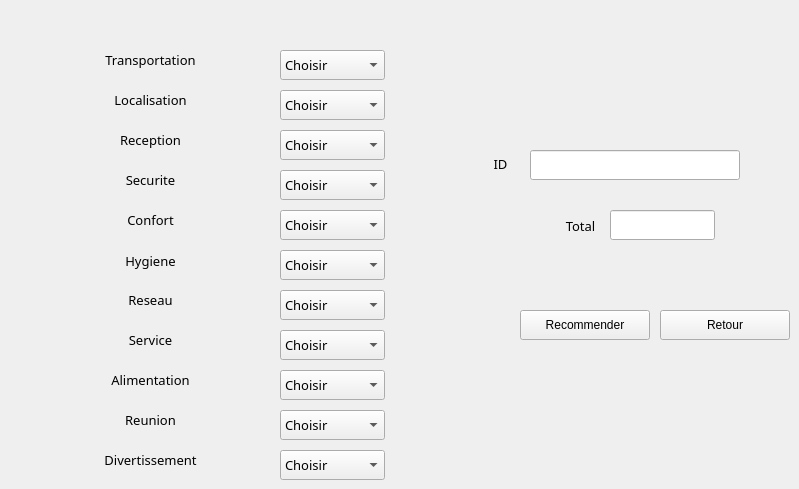
    <widget class="QWidget" name="Recommendation">
     <attribute name="icon">
      <iconset resource="Resources.qrc">
       <normaloff>:/boutons/Bottons/Recommendation.png</normaloff>:/boutons/Bottons/Recommendation.png</iconset>
     </attribute>
     <attribute name="title">
      <string>Recommendation</string>
     </attribute>
     <widget class="QLabel" name="labeladdid_2">
      <property name="geometry">
       <rect>
        <x>80</x>
        <y>50</y>
        <width>141</width>
        <height>20</height>
       </rect>
      </property>
      <property name="font">
       <font>
        <family>Franklin Gothic Demi Cond</family>
        <pointsize>10</pointsize>
        <weight>50</weight>
        <italic>false</italic>
        <bold>false</bold>
       </font>
      </property>
      <property name="text">
       <string>Transportation</string>
      </property>
      <property name="alignment">
       <set>Qt::AlignCenter</set>
      </property>
     </widget>
     <widget class="QLabel" name="labeladdid_3">
      <property name="geometry">
       <rect>
        <x>80</x>
        <y>90</y>
        <width>141</width>
        <height>20</height>
       </rect>
      </property>
      <property name="font">
       <font>
        <family>Franklin Gothic Demi Cond</family>
        <pointsize>10</pointsize>
        <weight>50</weight>
        <italic>false</italic>
        <bold>false</bold>
       </font>
      </property>
      <property name="text">
       <string>Localisation</string>
      </property>
      <property name="alignment">
       <set>Qt::AlignCenter</set>
      </property>
     </widget>
     <widget class="QLabel" name="labeladdid_4">
      <property name="geometry">
       <rect>
        <x>80</x>
        <y>130</y>
        <width>141</width>
        <height>20</height>
       </rect>
      </property>
      <property name="font">
       <font>
        <family>Franklin Gothic Demi Cond</family>
        <pointsize>10</pointsize>
        <weight>50</weight>
        <italic>false</italic>
        <bold>false</bold>
       </font>
      </property>
      <property name="text">
       <string>Reception</string>
      </property>
      <property name="alignment">
       <set>Qt::AlignCenter</set>
      </property>
     </widget>
     <widget class="QLabel" name="labeladdid_5">
      <property name="geometry">
       <rect>
        <x>80</x>
        <y>170</y>
        <width>141</width>
        <height>20</height>
       </rect>
      </property>
      <property name="font">
       <font>
        <family>Franklin Gothic Demi Cond</family>
        <pointsize>10</pointsize>
        <weight>50</weight>
        <italic>false</italic>
        <bold>false</bold>
       </font>
      </property>
      <property name="text">
       <string>Securite</string>
      </property>
      <property name="alignment">
       <set>Qt::AlignCenter</set>
      </property>
     </widget>
     <widget class="QLabel" name="labeladdid_6">
      <property name="geometry">
       <rect>
        <x>80</x>
        <y>210</y>
        <width>141</width>
        <height>20</height>
       </rect>
      </property>
      <property name="font">
       <font>
        <family>Franklin Gothic Demi Cond</family>
        <pointsize>10</pointsize>
        <weight>50</weight>
        <italic>false</italic>
        <bold>false</bold>
       </font>
      </property>
      <property name="text">
       <string>Confort</string>
      </property>
      <property name="alignment">
       <set>Qt::AlignCenter</set>
      </property>
     </widget>
     <widget class="QLabel" name="labeladdid_7">
      <property name="geometry">
       <rect>
        <x>80</x>
        <y>250</y>
        <width>141</width>
        <height>21</height>
       </rect>
      </property>
      <property name="font">
       <font>
        <family>Franklin Gothic Demi Cond</family>
        <pointsize>10</pointsize>
        <weight>50</weight>
        <italic>false</italic>
        <bold>false</bold>
       </font>
      </property>
      <property name="text">
       <string>Hygiene</string>
      </property>
      <property name="alignment">
       <set>Qt::AlignCenter</set>
      </property>
     </widget>
     <widget class="QLabel" name="labeladdid_8">
      <property name="geometry">
       <rect>
        <x>80</x>
        <y>290</y>
        <width>141</width>
        <height>20</height>
       </rect>
      </property>
      <property name="font">
       <font>
        <family>Franklin Gothic Demi Cond</family>
        <pointsize>10</pointsize>
        <weight>50</weight>
        <italic>false</italic>
        <bold>false</bold>
       </font>
      </property>
      <property name="text">
       <string>Reseau</string>
      </property>
      <property name="alignment">
       <set>Qt::AlignCenter</set>
      </property>
     </widget>
     <widget class="QLabel" name="labeladdid_10">
      <property name="geometry">
       <rect>
        <x>80</x>
        <y>450</y>
        <width>141</width>
        <height>20</height>
       </rect>
      </property>
      <property name="font">
       <font>
        <family>Franklin Gothic Demi Cond</family>
        <pointsize>10</pointsize>
        <weight>50</weight>
        <italic>false</italic>
        <bold>false</bold>
       </font>
      </property>
      <property name="text">
       <string>Divertissement</string>
      </property>
      <property name="alignment">
       <set>Qt::AlignCenter</set>
      </property>
     </widget>
     <widget class="QLabel" name="labeladdid_11">
      <property name="geometry">
       <rect>
        <x>80</x>
        <y>410</y>
        <width>141</width>
        <height>20</height>
       </rect>
      </property>
      <property name="font">
       <font>
        <family>Franklin Gothic Demi Cond</family>
        <pointsize>10</pointsize>
        <weight>50</weight>
        <italic>false</italic>
        <bold>false</bold>
       </font>
      </property>
      <property name="text">
       <string>Reunion</string>
      </property>
      <property name="alignment">
       <set>Qt::AlignCenter</set>
      </property>
     </widget>
     <widget class="QLabel" name="labeladdid_12">
      <property name="geometry">
       <rect>
        <x>80</x>
        <y>330</y>
        <width>141</width>
        <height>20</height>
       </rect>
      </property>
      <property name="font">
       <font>
        <family>Franklin Gothic Demi Cond</family>
        <pointsize>10</pointsize>
        <weight>50</weight>
        <italic>false</italic>
        <bold>false</bold>
       </font>
      </property>
      <property name="text">
       <string>Service</string>
      </property>
      <property name="alignment">
       <set>Qt::AlignCenter</set>
      </property>
     </widget>
     <widget class="QLabel" name="labeladdid_13">
      <property name="geometry">
       <rect>
        <x>80</x>
        <y>370</y>
        <width>141</width>
        <height>20</height>
       </rect>
      </property>
      <property name="font">
       <font>
        <family>Franklin Gothic Demi Cond</family>
        <pointsize>10</pointsize>
        <weight>50</weight>
        <italic>false</italic>
        <bold>false</bold>
       </font>
      </property>
      <property name="text">
       <string>Alimentation</string>
      </property>
      <property name="alignment">
       <set>Qt::AlignCenter</set>
      </property>
     </widget>
     <widget class="QComboBox" name="linecomboBox_31">
      <property name="geometry">
       <rect>
        <x>280</x>
        <y>50</y>
        <width>105</width>
        <height>30</height>
       </rect>
      </property>
      <property name="font">
       <font>
        <family>Franklin Gothic Demi Cond</family>
        <pointsize>10</pointsize>
        <weight>50</weight>
        <italic>false</italic>
        <bold>false</bold>
       </font>
      </property>
      <item>
       <property name="text">
        <string>Choisir</string>
       </property>
      </item>
      <item>
       <property name="text">
        <string>1 Etoile</string>
       </property>
      </item>
      <item>
       <property name="text">
        <string>2 Etoiles</string>
       </property>
      </item>
      <item>
       <property name="text">
        <string>3 Etoiles</string>
       </property>
      </item>
      <item>
       <property name="text">
        <string>4 Etoiles</string>
       </property>
      </item>
      <item>
       <property name="text">
        <string>5 Etoiles</string>
       </property>
      </item>
     </widget>
     <widget class="QComboBox" name="linecomboBox_32">
      <property name="geometry">
       <rect>
        <x>280</x>
        <y>90</y>
        <width>105</width>
        <height>30</height>
       </rect>
      </property>
      <property name="font">
       <font>
        <family>Franklin Gothic Demi Cond</family>
        <pointsize>10</pointsize>
        <weight>50</weight>
        <italic>false</italic>
        <bold>false</bold>
       </font>
      </property>
      <item>
       <property name="text">
        <string>Choisir</string>
       </property>
      </item>
      <item>
       <property name="text">
        <string>1 Etoile</string>
       </property>
      </item>
      <item>
       <property name="text">
        <string>2 Etoiles</string>
       </property>
      </item>
      <item>
       <property name="text">
        <string>3 Etoiles</string>
       </property>
      </item>
      <item>
       <property name="text">
        <string>4 Etoiles</string>
       </property>
      </item>
      <item>
       <property name="text">
        <string>5 Etoiles</string>
       </property>
      </item>
     </widget>
     <widget class="QComboBox" name="linecomboBox_34">
      <property name="geometry">
       <rect>
        <x>280</x>
        <y>170</y>
        <width>105</width>
        <height>30</height>
       </rect>
      </property>
      <property name="font">
       <font>
        <family>Franklin Gothic Demi Cond</family>
        <pointsize>10</pointsize>
        <weight>50</weight>
        <italic>false</italic>
        <bold>false</bold>
       </font>
      </property>
      <item>
       <property name="text">
        <string>Choisir</string>
       </property>
      </item>
      <item>
       <property name="text">
        <string>1 Etoile</string>
       </property>
      </item>
      <item>
       <property name="text">
        <string>2 Etoiles</string>
       </property>
      </item>
      <item>
       <property name="text">
        <string>3 Etoiles</string>
       </property>
      </item>
      <item>
       <property name="text">
        <string>4 Etoiles</string>
       </property>
      </item>
      <item>
       <property name="text">
        <string>5 Etoiles</string>
       </property>
      </item>
     </widget>
     <widget class="QComboBox" name="linecomboBox_33">
      <property name="geometry">
       <rect>
        <x>280</x>
        <y>130</y>
        <width>105</width>
        <height>30</height>
       </rect>
      </property>
      <property name="font">
       <font>
        <family>Franklin Gothic Demi Cond</family>
        <pointsize>10</pointsize>
        <weight>50</weight>
        <italic>false</italic>
        <bold>false</bold>
       </font>
      </property>
      <item>
       <property name="text">
        <string>Choisir</string>
       </property>
      </item>
      <item>
       <property name="text">
        <string>1 Etoile</string>
       </property>
      </item>
      <item>
       <property name="text">
        <string>2 Etoiles</string>
       </property>
      </item>
      <item>
       <property name="text">
        <string>3 Etoiles</string>
       </property>
      </item>
      <item>
       <property name="text">
        <string>4 Etoiles</string>
       </property>
      </item>
      <item>
       <property name="text">
        <string>5 Etoiles</string>
       </property>
      </item>
     </widget>
     <widget class="QComboBox" name="linecomboBox_311">
      <property name="geometry">
       <rect>
        <x>280</x>
        <y>450</y>
        <width>105</width>
        <height>30</height>
       </rect>
      </property>
      <property name="font">
       <font>
        <family>Franklin Gothic Demi Cond</family>
        <pointsize>10</pointsize>
        <weight>50</weight>
        <italic>false</italic>
        <bold>false</bold>
       </font>
      </property>
      <item>
       <property name="text">
        <string>Choisir</string>
       </property>
      </item>
      <item>
       <property name="text">
        <string>1 Etoile</string>
       </property>
      </item>
      <item>
       <property name="text">
        <string>2 Etoiles</string>
       </property>
      </item>
      <item>
       <property name="text">
        <string>3 Etoiles</string>
       </property>
      </item>
      <item>
       <property name="text">
        <string>4 Etoiles</string>
       </property>
      </item>
      <item>
       <property name="text">
        <string>5 Etoiles</string>
       </property>
      </item>
     </widget>
     <widget class="QComboBox" name="linecomboBox_310">
      <property name="geometry">
       <rect>
        <x>280</x>
        <y>410</y>
        <width>105</width>
        <height>30</height>
       </rect>
      </property>
      <property name="font">
       <font>
        <family>Franklin Gothic Demi Cond</family>
        <pointsize>10</pointsize>
        <weight>50</weight>
        <italic>false</italic>
        <bold>false</bold>
       </font>
      </property>
      <item>
       <property name="text">
        <string>Choisir</string>
       </property>
      </item>
      <item>
       <property name="text">
        <string>1 Etoile</string>
       </property>
      </item>
      <item>
       <property name="text">
        <string>2 Etoiles</string>
       </property>
      </item>
      <item>
       <property name="text">
        <string>3 Etoiles</string>
       </property>
      </item>
      <item>
       <property name="text">
        <string>4 Etoiles</string>
       </property>
      </item>
      <item>
       <property name="text">
        <string>5 Etoiles</string>
       </property>
      </item>
     </widget>
     <widget class="QComboBox" name="linecomboBox_39">
      <property name="geometry">
       <rect>
        <x>280</x>
        <y>370</y>
        <width>105</width>
        <height>30</height>
       </rect>
      </property>
      <property name="font">
       <font>
        <family>Franklin Gothic Demi Cond</family>
        <pointsize>10</pointsize>
        <weight>50</weight>
        <italic>false</italic>
        <bold>false</bold>
       </font>
      </property>
      <item>
       <property name="text">
        <string>Choisir</string>
       </property>
      </item>
      <item>
       <property name="text">
        <string>1 Etoile</string>
       </property>
      </item>
      <item>
       <property name="text">
        <string>2 Etoiles</string>
       </property>
      </item>
      <item>
       <property name="text">
        <string>3 Etoiles</string>
       </property>
      </item>
      <item>
       <property name="text">
        <string>4 Etoiles</string>
       </property>
      </item>
      <item>
       <property name="text">
        <string>5 Etoiles</string>
       </property>
      </item>
     </widget>
     <widget class="QComboBox" name="linecomboBox_38">
      <property name="geometry">
       <rect>
        <x>280</x>
        <y>330</y>
        <width>105</width>
        <height>30</height>
       </rect>
      </property>
      <property name="font">
       <font>
        <family>Franklin Gothic Demi Cond</family>
        <pointsize>10</pointsize>
        <weight>50</weight>
        <italic>false</italic>
        <bold>false</bold>
       </font>
      </property>
      <item>
       <property name="text">
        <string>Choisir</string>
       </property>
      </item>
      <item>
       <property name="text">
        <string>1 Etoile</string>
       </property>
      </item>
      <item>
       <property name="text">
        <string>2 Etoiles</string>
       </property>
      </item>
      <item>
       <property name="text">
        <string>3 Etoiles</string>
       </property>
      </item>
      <item>
       <property name="text">
        <string>4 Etoiles</string>
       </property>
      </item>
      <item>
       <property name="text">
        <string>5 Etoiles</string>
       </property>
      </item>
     </widget>
     <widget class="QComboBox" name="linecomboBox_37">
      <property name="geometry">
       <rect>
        <x>280</x>
        <y>290</y>
        <width>105</width>
        <height>30</height>
       </rect>
      </property>
      <property name="font">
       <font>
        <family>Franklin Gothic Demi Cond</family>
        <pointsize>10</pointsize>
        <weight>50</weight>
        <italic>false</italic>
        <bold>false</bold>
       </font>
      </property>
      <item>
       <property name="text">
        <string>Choisir</string>
       </property>
      </item>
      <item>
       <property name="text">
        <string>1 Etoile</string>
       </property>
      </item>
      <item>
       <property name="text">
        <string>2 Etoiles</string>
       </property>
      </item>
      <item>
       <property name="text">
        <string>3 Etoiles</string>
       </property>
      </item>
      <item>
       <property name="text">
        <string>4 Etoiles</string>
       </property>
      </item>
      <item>
       <property name="text">
        <string>5 Etoiles</string>
       </property>
      </item>
     </widget>
     <widget class="QComboBox" name="linecomboBox_36">
      <property name="geometry">
       <rect>
        <x>280</x>
        <y>250</y>
        <width>105</width>
        <height>30</height>
       </rect>
      </property>
      <property name="font">
       <font>
        <family>Franklin Gothic Demi Cond</family>
        <pointsize>10</pointsize>
        <weight>50</weight>
        <italic>false</italic>
        <bold>false</bold>
       </font>
      </property>
      <item>
       <property name="text">
        <string>Choisir</string>
       </property>
      </item>
      <item>
       <property name="text">
        <string>1 Etoile</string>
       </property>
      </item>
      <item>
       <property name="text">
        <string>2 Etoiles</string>
       </property>
      </item>
      <item>
       <property name="text">
        <string>3 Etoiles</string>
       </property>
      </item>
      <item>
       <property name="text">
        <string>4 Etoiles</string>
       </property>
      </item>
      <item>
       <property name="text">
        <string>5 Etoiles</string>
       </property>
      </item>
     </widget>
     <widget class="QComboBox" name="linecomboBox_35">
      <property name="geometry">
       <rect>
        <x>280</x>
        <y>210</y>
        <width>105</width>
        <height>30</height>
       </rect>
      </property>
      <property name="font">
       <font>
        <family>Franklin Gothic Demi Cond</family>
        <pointsize>10</pointsize>
        <weight>50</weight>
        <italic>false</italic>
        <bold>false</bold>
       </font>
      </property>
      <property name="currentIndex">
       <number>0</number>
      </property>
      <property name="modelColumn">
       <number>0</number>
      </property>
      <item>
       <property name="text">
        <string>Choisir</string>
       </property>
      </item>
      <item>
       <property name="text">
        <string>1 Etoile</string>
       </property>
      </item>
      <item>
       <property name="text">
        <string>2 Etoiles</string>
       </property>
      </item>
      <item>
       <property name="text">
        <string>3 Etoiles</string>
       </property>
      </item>
      <item>
       <property name="text">
        <string>4 Etoiles</string>
       </property>
      </item>
      <item>
       <property name="text">
        <string>5 Etoiles</string>
       </property>
      </item>
     </widget>
     <widget class="QPushButton" name="pushButton_8">
      <property name="geometry">
       <rect>
        <x>520</x>
        <y>310</y>
        <width>130</width>
        <height>30</height>
       </rect>
      </property>
      <property name="text">
       <string>Recommender</string>
      </property>
      <property name="icon">
       <iconset resource="Resources.qrc">
        <normaloff>:/boutons/Bottons/Recommendation.png</normaloff>:/boutons/Bottons/Recommendation.png</iconset>
      </property>
     </widget>
     <widget class="QPushButton" name="pushButton_11">
      <property name="geometry">
       <rect>
        <x>660</x>
        <y>310</y>
        <width>130</width>
        <height>30</height>
       </rect>
      </property>
      <property name="text">
       <string>Retour</string>
      </property>
      <property name="icon">
       <iconset resource="Resources.qrc">
        <normaloff>:/boutons/Bottons/Retour.png</normaloff>:/boutons/Bottons/Retour.png</iconset>
      </property>
     </widget>
     <widget class="QLabel" name="labelupdateid_2">
      <property name="geometry">
       <rect>
        <x>490</x>
        <y>154</y>
        <width>21</width>
        <height>20</height>
       </rect>
      </property>
      <property name="font">
       <font>
        <family>Franklin Gothic Demi Cond</family>
        <pointsize>10</pointsize>
        <weight>50</weight>
        <italic>false</italic>
        <bold>false</bold>
       </font>
      </property>
      <property name="text">
       <string>ID</string>
      </property>
      <property name="alignment">
       <set>Qt::AlignCenter</set>
      </property>
     </widget>
     <widget class="QLineEdit" name="lineEdit_30">
      <property name="geometry">
       <rect>
        <x>530</x>
        <y>150</y>
        <width>210</width>
        <height>30</height>
       </rect>
      </property>
      <property name="font">
       <font>
        <family>Franklin Gothic Demi Cond</family>
        <pointsize>10</pointsize>
        <weight>50</weight>
        <italic>false</italic>
        <bold>false</bold>
       </font>
      </property>
      <property name="dragEnabled">
       <bool>false</bool>
      </property>
      <property name="readOnly">
       <bool>false</bool>
      </property>
     </widget>
     <widget class="QLabel" name="labelupdateid_5">
      <property name="geometry">
       <rect>
        <x>550</x>
        <y>210</y>
        <width>61</width>
        <height>31</height>
       </rect>
      </property>
      <property name="font">
       <font>
        <family>Franklin Gothic Demi Cond</family>
        <pointsize>10</pointsize>
        <weight>50</weight>
        <italic>false</italic>
        <bold>false</bold>
       </font>
      </property>
      <property name="text">
       <string>Total</string>
      </property>
      <property name="alignment">
       <set>Qt::AlignCenter</set>
      </property>
     </widget>
     <widget class="QLineEdit" name="lineEdit">
      <property name="geometry">
       <rect>
        <x>610</x>
        <y>210</y>
        <width>105</width>
        <height>30</height>
       </rect>
      </property>
      <property name="readOnly">
       <bool>true</bool>
      </property>
     </widget>
    </widget>
